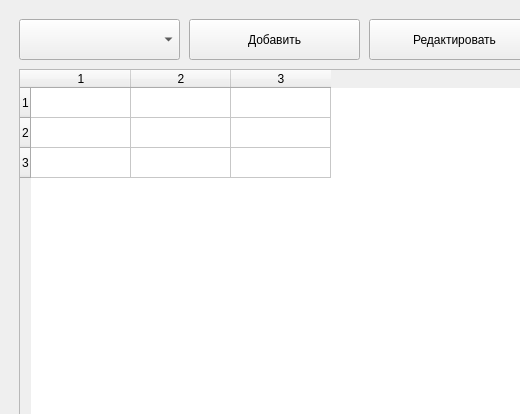
<?xml version="1.0" encoding="UTF-8"?>
<ui version="4.0">
 <class>Form</class>
 <widget class="QWidget" name="Form">
  <property name="geometry">
   <rect>
    <x>0</x>
    <y>0</y>
    <width>520</width>
    <height>414</height>
   </rect>
  </property>
  <property name="windowTitle">
   <string>Form</string>
  </property>
  <widget class="QWidget" name="widget" native="true">
   <property name="geometry">
    <rect>
     <x>19</x>
     <y>19</y>
     <width>700</width>
     <height>700</height>
    </rect>
   </property>
   <property name="minimumSize">
    <size>
     <width>700</width>
     <height>380</height>
    </size>
   </property>
   <widget class="QTableWidget" name="tableWidget">
    <property name="enabled">
     <bool>true</bool>
    </property>
    <property name="geometry">
     <rect>
      <x>0</x>
      <y>50</y>
      <width>700</width>
      <height>700</height>
     </rect>
    </property>
    <property name="minimumSize">
     <size>
      <width>700</width>
      <height>700</height>
     </size>
    </property>
    <property name="rowCount">
     <number>3</number>
    </property>
    <property name="columnCount">
     <number>3</number>
    </property>
    <row/>
    <row/>
    <row/>
    <column/>
    <column/>
    <column/>
   </widget>
   <widget class="QComboBox" name="comboBox">
    <property name="geometry">
     <rect>
      <x>0</x>
      <y>0</y>
      <width>161</width>
      <height>41</height>
     </rect>
    </property>
   </widget>
   <widget class="QPushButton" name="pushButton">
    <property name="geometry">
     <rect>
      <x>170</x>
      <y>0</y>
      <width>171</width>
      <height>41</height>
     </rect>
    </property>
    <property name="text">
     <string>Добавить</string>
    </property>
   </widget>
   <widget class="QPushButton" name="pushButton_2">
    <property name="geometry">
     <rect>
      <x>350</x>
      <y>0</y>
      <width>171</width>
      <height>41</height>
     </rect>
    </property>
    <property name="text">
     <string>Редактировать</string>
    </property>
   </widget>
  </widget>
 </widget>
 <resources/>
 <connections/>
</ui>
